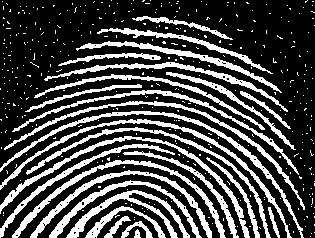
#> input picture Morfologia/fingerprint.tif, 315 x 238 px
$ python exercicio2.py
#> lines starting #> are read from the running program, lines starting #| are printed output that depends on the picture; after the words box and inside, x2 and y2 are one past the last pixel; in counts of white or black regions, pixels touching at a corner belong together
import cv2
import numpy as np


imagem = cv2.imread('fingerprint.tif')
#> imagem is the input picture: shape (238, 315, 3); 28.5% white; 414 white regions (387 under 20 px), largest, box (x1, y1, x2, y2) and area: (0, 111, 304, 238) 1388, (0, 136, 250, 238) 1372, (0, 119, 292, 238) 1337

# Convertendo a imagem para escala de cinza
imagem_cinza = cv2.cvtColor(imagem, cv2.COLOR_BGR2GRAY)
#> imagem_cinza: shape (238, 315); 28.5% white; 414 white regions (387 under 20 px)

# Aplicando uma operação de limiarização para separar o branco do preto
_, imagem_limiarizada = cv2.threshold(imagem_cinza, 200, 255, cv2.THRESH_BINARY)

# Encontrando contornos na imagem limiarizada
contornos, _ = cv2.findContours(imagem_limiarizada, cv2.RETR_EXTERNAL, cv2.CHAIN_APPROX_SIMPLE)
#> contornos = 414 contours, 387 with area under 20; largest, box (x1, y1, x2, y2) and area: (0, 136, 250, 238) 1076, (12, 160, 226, 238) 1055, (0, 111, 304, 238) 1049, (0, 119, 292, 238) 1005, (30, 170, 212, 238) 968

# Encontrando o contorno do maior objeto (o retângulo central)
maior_contorno = max(contornos, key=cv2.contourArea)
#> maior_contorno = contour of 345 points, box (x1, y1, x2, y2) (0, 136, 250, 238), area 1076

# Criando uma imagem preta com o mesmo tamanho que a imagem original
imagem_resultante = np.zeros_like(imagem)

# Desenhando o contorno do maior objeto na imagem resultante
cv2.drawContours(imagem_resultante, [maior_contorno], 0, (255, 255, 255), thickness=cv2.FILLED)
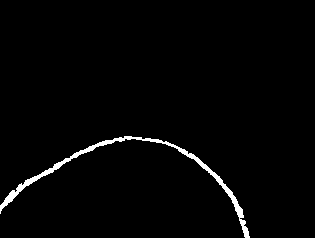
#> imagem_resultante: shape (238, 315, 3); 1.8% white; 1 white region, box (x1, y1, x2, y2) and area: (0, 136, 250, 238) 1379

cv2.imshow('Imagem Final', imagem_resultante)
cv2.waitKey(0)
cv2.destroyAllWindows()
